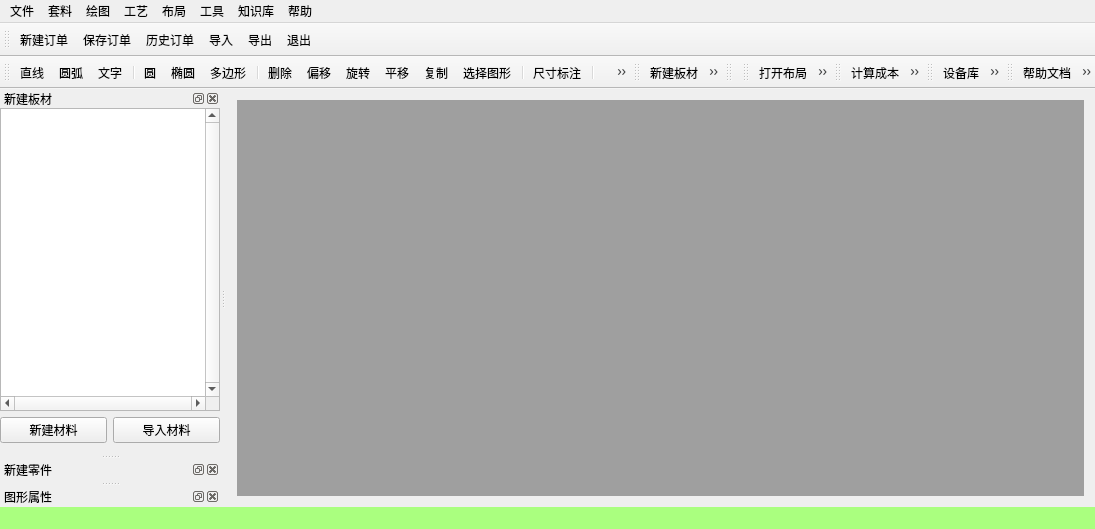
<?xml version="1.0" encoding="UTF-8"?>
<ui version="4.0">
 <class>CAMExpert</class>
 <widget class="QMainWindow" name="CAMExpert">
  <property name="geometry">
   <rect>
    <x>0</x>
    <y>0</y>
    <width>1095</width>
    <height>529</height>
   </rect>
  </property>
  <property name="sizePolicy">
   <sizepolicy hsizetype="Expanding" vsizetype="Expanding">
    <horstretch>0</horstretch>
    <verstretch>0</verstretch>
   </sizepolicy>
  </property>
  <property name="mouseTracking">
   <bool>true</bool>
  </property>
  <property name="windowTitle">
   <string>CAMExpert</string>
  </property>
  <property name="windowIcon">
   <iconset resource="resource.qrc">
    <normaloff>:/rec/Resource/company/wit.png</normaloff>:/rec/Resource/company/wit.png</iconset>
  </property>
  <property name="iconSize">
   <size>
    <width>24</width>
    <height>24</height>
   </size>
  </property>
  <property name="documentMode">
   <bool>false</bool>
  </property>
  <property name="dockOptions">
   <set>QMainWindow::AllowNestedDocks|QMainWindow::AllowTabbedDocks|QMainWindow::AnimatedDocks|QMainWindow::GroupedDragging|QMainWindow::VerticalTabs</set>
  </property>
  <widget class="QWidget" name="centralWidget">
   <layout class="QVBoxLayout" name="verticalLayout_3">
    <item>
     <widget class="QMdiArea" name="mdiArea"/>
    </item>
   </layout>
  </widget>
  <widget class="QMenuBar" name="menuBar">
   <property name="geometry">
    <rect>
     <x>0</x>
     <y>0</y>
     <width>1095</width>
     <height>23</height>
    </rect>
   </property>
   <widget class="QMenu" name="File">
    <property name="title">
     <string>文件</string>
    </property>
    <addaction name="new_order"/>
    <addaction name="save_order"/>
    <addaction name="history_order"/>
    <addaction name="separator"/>
    <addaction name="import_2"/>
    <addaction name="export_2"/>
    <addaction name="separator"/>
    <addaction name="quit"/>
   </widget>
   <widget class="QMenu" name="Manufacturing">
    <property name="title">
     <string>工艺</string>
    </property>
    <addaction name="auto_manuf"/>
    <addaction name="edit_manuf"/>
    <addaction name="separator"/>
   </widget>
   <widget class="QMenu" name="Layout">
    <property name="title">
     <string>布局</string>
    </property>
    <addaction name="open_layout"/>
    <addaction name="print_layout"/>
    <addaction name="open_all_layout"/>
   </widget>
   <widget class="QMenu" name="Help">
    <property name="title">
     <string>帮助</string>
    </property>
    <addaction name="help_files"/>
    <addaction name="about"/>
   </widget>
   <widget class="QMenu" name="Nest">
    <property name="title">
     <string>套料</string>
    </property>
    <addaction name="new_mat"/>
    <addaction name="new_prt"/>
    <addaction name="new_layout"/>
    <addaction name="separator"/>
    <addaction name="run"/>
    <addaction name="send"/>
    <addaction name="separator"/>
    <addaction name="print_preview"/>
    <addaction name="print"/>
   </widget>
   <widget class="QMenu" name="Tools">
    <property name="title">
     <string>工具</string>
    </property>
    <addaction name="cost"/>
    <addaction name="calculator"/>
   </widget>
   <widget class="QMenu" name="Knowledge">
    <property name="title">
     <string>知识库</string>
    </property>
    <addaction name="equipments"/>
    <addaction name="materials"/>
    <addaction name="manufs"/>
   </widget>
   <widget class="QMenu" name="Drawing">
    <property name="title">
     <string>绘图</string>
    </property>
    <widget class="QMenu" name="basic">
     <property name="title">
      <string>基本绘图</string>
     </property>
     <addaction name="Line"/>
     <addaction name="Arc"/>
     <addaction name="Text"/>
    </widget>
    <widget class="QMenu" name="advanced">
     <property name="title">
      <string>高级绘图</string>
     </property>
     <addaction name="Circle"/>
     <addaction name="Ellipse"/>
     <addaction name="Polygon"/>
    </widget>
    <widget class="QMenu" name="modify">
     <property name="title">
      <string>修改</string>
     </property>
     <addaction name="Delete"/>
     <addaction name="Offset"/>
     <addaction name="Rotation"/>
     <addaction name="Translation"/>
     <addaction name="Copy"/>
     <addaction name="Choose"/>
    </widget>
    <widget class="QMenu" name="anno">
     <property name="title">
      <string>标注</string>
     </property>
     <addaction name="Dimension"/>
    </widget>
    <widget class="QMenu" name="attribute">
     <property name="title">
      <string>属性</string>
     </property>
     <addaction name="Line_Width"/>
     <addaction name="Line_Type"/>
     <addaction name="Line_Color"/>
    </widget>
    <addaction name="basic"/>
    <addaction name="advanced"/>
    <addaction name="modify"/>
    <addaction name="anno"/>
    <addaction name="attribute"/>
   </widget>
   <addaction name="File"/>
   <addaction name="Nest"/>
   <addaction name="Drawing"/>
   <addaction name="Manufacturing"/>
   <addaction name="Layout"/>
   <addaction name="Tools"/>
   <addaction name="Knowledge"/>
   <addaction name="Help"/>
  </widget>
  <widget class="QStatusBar" name="statusBar">
   <property name="sizePolicy">
    <sizepolicy hsizetype="Expanding" vsizetype="Expanding">
     <horstretch>0</horstretch>
     <verstretch>0</verstretch>
    </sizepolicy>
   </property>
   <property name="baseSize">
    <size>
     <width>0</width>
     <height>1</height>
    </size>
   </property>
   <property name="cursor">
    <cursorShape>CrossCursor</cursorShape>
   </property>
   <property name="mouseTracking">
    <bool>true</bool>
   </property>
   <property name="focusPolicy">
    <enum>Qt::ClickFocus</enum>
   </property>
   <property name="acceptDrops">
    <bool>true</bool>
   </property>
   <property name="autoFillBackground">
    <bool>false</bool>
   </property>
   <property name="styleSheet">
    <string notr="true">border-color: rgb(255, 170, 127);
background-color: rgb(170, 255, 127);</string>
   </property>
  </widget>
  <widget class="QToolBar" name="File_Bar">
   <property name="sizePolicy">
    <sizepolicy hsizetype="Preferred" vsizetype="Fixed">
     <horstretch>0</horstretch>
     <verstretch>0</verstretch>
    </sizepolicy>
   </property>
   <property name="windowTitle">
    <string>toolBar</string>
   </property>
   <attribute name="toolBarArea">
    <enum>TopToolBarArea</enum>
   </attribute>
   <attribute name="toolBarBreak">
    <bool>false</bool>
   </attribute>
   <addaction name="new_order"/>
   <addaction name="save_order"/>
   <addaction name="history_order"/>
   <addaction name="import_2"/>
   <addaction name="export_2"/>
   <addaction name="quit"/>
  </widget>
  <widget class="QToolBar" name="Drawing_Bar">
   <property name="sizePolicy">
    <sizepolicy hsizetype="Expanding" vsizetype="Expanding">
     <horstretch>0</horstretch>
     <verstretch>0</verstretch>
    </sizepolicy>
   </property>
   <property name="windowTitle">
    <string>toolBar</string>
   </property>
   <property name="layoutDirection">
    <enum>Qt::LeftToRight</enum>
   </property>
   <property name="floatable">
    <bool>false</bool>
   </property>
   <attribute name="toolBarArea">
    <enum>TopToolBarArea</enum>
   </attribute>
   <attribute name="toolBarBreak">
    <bool>true</bool>
   </attribute>
   <addaction name="Line"/>
   <addaction name="Arc"/>
   <addaction name="Text"/>
   <addaction name="separator"/>
   <addaction name="Circle"/>
   <addaction name="Ellipse"/>
   <addaction name="Polygon"/>
   <addaction name="separator"/>
   <addaction name="Delete"/>
   <addaction name="Offset"/>
   <addaction name="Rotation"/>
   <addaction name="Translation"/>
   <addaction name="Copy"/>
   <addaction name="Choose"/>
   <addaction name="separator"/>
   <addaction name="Dimension"/>
   <addaction name="separator"/>
   <addaction name="Line_Width"/>
   <addaction name="Line_Type"/>
   <addaction name="Line_Color"/>
  </widget>
  <widget class="QToolBar" name="Nest_Bar">
   <property name="sizePolicy">
    <sizepolicy hsizetype="Expanding" vsizetype="Expanding">
     <horstretch>0</horstretch>
     <verstretch>0</verstretch>
    </sizepolicy>
   </property>
   <property name="windowTitle">
    <string>toolBar</string>
   </property>
   <property name="layoutDirection">
    <enum>Qt::LeftToRight</enum>
   </property>
   <property name="floatable">
    <bool>false</bool>
   </property>
   <attribute name="toolBarArea">
    <enum>TopToolBarArea</enum>
   </attribute>
   <attribute name="toolBarBreak">
    <bool>false</bool>
   </attribute>
   <addaction name="new_mat"/>
   <addaction name="new_layout"/>
   <addaction name="new_prt"/>
   <addaction name="run"/>
   <addaction name="print_preview"/>
   <addaction name="print"/>
   <addaction name="send"/>
  </widget>
  <widget class="QToolBar" name="Tech_Bar">
   <property name="windowTitle">
    <string>toolBar</string>
   </property>
   <property name="layoutDirection">
    <enum>Qt::LeftToRight</enum>
   </property>
   <property name="floatable">
    <bool>false</bool>
   </property>
   <attribute name="toolBarArea">
    <enum>TopToolBarArea</enum>
   </attribute>
   <attribute name="toolBarBreak">
    <bool>false</bool>
   </attribute>
  </widget>
  <widget class="QToolBar" name="Layout_Bar">
   <property name="windowTitle">
    <string>toolBar</string>
   </property>
   <property name="layoutDirection">
    <enum>Qt::LeftToRight</enum>
   </property>
   <attribute name="toolBarArea">
    <enum>TopToolBarArea</enum>
   </attribute>
   <attribute name="toolBarBreak">
    <bool>false</bool>
   </attribute>
   <addaction name="open_layout"/>
   <addaction name="print_layout"/>
   <addaction name="open_all_layout"/>
  </widget>
  <widget class="QToolBar" name="Tool_Bar">
   <property name="sizePolicy">
    <sizepolicy hsizetype="Expanding" vsizetype="Expanding">
     <horstretch>0</horstretch>
     <verstretch>0</verstretch>
    </sizepolicy>
   </property>
   <property name="windowTitle">
    <string>toolBar</string>
   </property>
   <property name="layoutDirection">
    <enum>Qt::LeftToRight</enum>
   </property>
   <property name="floatable">
    <bool>false</bool>
   </property>
   <attribute name="toolBarArea">
    <enum>TopToolBarArea</enum>
   </attribute>
   <attribute name="toolBarBreak">
    <bool>false</bool>
   </attribute>
   <addaction name="cost"/>
   <addaction name="calculator"/>
  </widget>
  <widget class="QToolBar" name="Kbe_Bar">
   <property name="sizePolicy">
    <sizepolicy hsizetype="Expanding" vsizetype="Expanding">
     <horstretch>0</horstretch>
     <verstretch>0</verstretch>
    </sizepolicy>
   </property>
   <property name="windowTitle">
    <string>toolBar</string>
   </property>
   <property name="layoutDirection">
    <enum>Qt::LeftToRight</enum>
   </property>
   <property name="floatable">
    <bool>false</bool>
   </property>
   <attribute name="toolBarArea">
    <enum>TopToolBarArea</enum>
   </attribute>
   <attribute name="toolBarBreak">
    <bool>false</bool>
   </attribute>
   <addaction name="equipments"/>
   <addaction name="materials"/>
   <addaction name="manufs"/>
  </widget>
  <widget class="QToolBar" name="Help_Bar">
   <property name="sizePolicy">
    <sizepolicy hsizetype="Expanding" vsizetype="Expanding">
     <horstretch>0</horstretch>
     <verstretch>0</verstretch>
    </sizepolicy>
   </property>
   <property name="windowTitle">
    <string>toolBar</string>
   </property>
   <property name="layoutDirection">
    <enum>Qt::LeftToRight</enum>
   </property>
   <property name="floatable">
    <bool>false</bool>
   </property>
   <attribute name="toolBarArea">
    <enum>TopToolBarArea</enum>
   </attribute>
   <attribute name="toolBarBreak">
    <bool>false</bool>
   </attribute>
   <addaction name="help_files"/>
   <addaction name="about"/>
  </widget>
  <widget class="QDockWidget" name="dockWidget_new_plate">
   <property name="enabled">
    <bool>true</bool>
   </property>
   <property name="sizePolicy">
    <sizepolicy hsizetype="Expanding" vsizetype="Expanding">
     <horstretch>0</horstretch>
     <verstretch>0</verstretch>
    </sizepolicy>
   </property>
   <property name="minimumSize">
    <size>
     <width>220</width>
     <height>342</height>
    </size>
   </property>
   <property name="maximumSize">
    <size>
     <width>450</width>
     <height>524287</height>
    </size>
   </property>
   <property name="focusPolicy">
    <enum>Qt::ClickFocus</enum>
   </property>
   <property name="contextMenuPolicy">
    <enum>Qt::ActionsContextMenu</enum>
   </property>
   <property name="acceptDrops">
    <bool>false</bool>
   </property>
   <property name="statusTip">
    <string/>
   </property>
   <property name="autoFillBackground">
    <bool>true</bool>
   </property>
   <property name="styleSheet">
    <string notr="true"/>
   </property>
   <property name="inputMethodHints">
    <set>Qt::ImhNone</set>
   </property>
   <property name="floating">
    <bool>false</bool>
   </property>
   <property name="features">
    <set>QDockWidget::AllDockWidgetFeatures</set>
   </property>
   <property name="windowTitle">
    <string extracomment="Plates">新建板材</string>
   </property>
   <attribute name="dockWidgetArea">
    <number>1</number>
   </attribute>
   <widget class="QWidget" name="dockWidgetContents_5">
    <property name="sizePolicy">
     <sizepolicy hsizetype="Expanding" vsizetype="Expanding">
      <horstretch>0</horstretch>
      <verstretch>0</verstretch>
     </sizepolicy>
    </property>
    <property name="minimumSize">
     <size>
      <width>220</width>
      <height>280</height>
     </size>
    </property>
    <layout class="QGridLayout" name="gridLayout_2">
     <property name="leftMargin">
      <number>0</number>
     </property>
     <property name="topMargin">
      <number>0</number>
     </property>
     <property name="rightMargin">
      <number>0</number>
     </property>
     <property name="horizontalSpacing">
      <number>0</number>
     </property>
     <item row="0" column="0">
      <layout class="QGridLayout" name="gridLayout">
       <property name="horizontalSpacing">
        <number>0</number>
       </property>
       <item row="0" column="0">
        <widget class="QTableView" name="Plate_tableView">
         <property name="enabled">
          <bool>true</bool>
         </property>
         <property name="sizePolicy">
          <sizepolicy hsizetype="Expanding" vsizetype="Expanding">
           <horstretch>0</horstretch>
           <verstretch>100</verstretch>
          </sizepolicy>
         </property>
         <property name="mouseTracking">
          <bool>true</bool>
         </property>
         <property name="focusPolicy">
          <enum>Qt::ClickFocus</enum>
         </property>
         <property name="contextMenuPolicy">
          <enum>Qt::ActionsContextMenu</enum>
         </property>
         <property name="acceptDrops">
          <bool>true</bool>
         </property>
         <property name="styleSheet">
          <string notr="true"/>
         </property>
         <property name="frameShape">
          <enum>QFrame::StyledPanel</enum>
         </property>
         <property name="frameShadow">
          <enum>QFrame::Plain</enum>
         </property>
         <property name="lineWidth">
          <number>1</number>
         </property>
         <property name="verticalScrollBarPolicy">
          <enum>Qt::ScrollBarAlwaysOn</enum>
         </property>
         <property name="horizontalScrollBarPolicy">
          <enum>Qt::ScrollBarAlwaysOn</enum>
         </property>
         <property name="sizeAdjustPolicy">
          <enum>QAbstractScrollArea::AdjustToContents</enum>
         </property>
         <property name="dragEnabled">
          <bool>true</bool>
         </property>
         <property name="dragDropMode">
          <enum>QAbstractItemView::DragDrop</enum>
         </property>
         <property name="defaultDropAction">
          <enum>Qt::MoveAction</enum>
         </property>
         <property name="selectionMode">
          <enum>QAbstractItemView::MultiSelection</enum>
         </property>
        </widget>
       </item>
      </layout>
     </item>
     <item row="1" column="0">
      <layout class="QHBoxLayout" name="horizontalLayout_2">
       <property name="spacing">
        <number>6</number>
       </property>
       <item>
        <spacer name="horizontalSpacer_2">
         <property name="orientation">
          <enum>Qt::Horizontal</enum>
         </property>
         <property name="sizeHint" stdset="0">
          <size>
           <width>0</width>
           <height>20</height>
          </size>
         </property>
        </spacer>
       </item>
       <item>
        <widget class="QPushButton" name="pushButton_NewMat">
         <property name="sizePolicy">
          <sizepolicy hsizetype="Expanding" vsizetype="Fixed">
           <horstretch>100</horstretch>
           <verstretch>1</verstretch>
          </sizepolicy>
         </property>
         <property name="minimumSize">
          <size>
           <width>0</width>
           <height>25</height>
          </size>
         </property>
         <property name="text">
          <string>新建材料</string>
         </property>
        </widget>
       </item>
       <item>
        <spacer name="horizontalSpacer">
         <property name="orientation">
          <enum>Qt::Horizontal</enum>
         </property>
         <property name="sizeHint" stdset="0">
          <size>
           <width>0</width>
           <height>20</height>
          </size>
         </property>
        </spacer>
       </item>
       <item>
        <widget class="QPushButton" name="pushButton_importMat">
         <property name="sizePolicy">
          <sizepolicy hsizetype="Expanding" vsizetype="Fixed">
           <horstretch>100</horstretch>
           <verstretch>0</verstretch>
          </sizepolicy>
         </property>
         <property name="minimumSize">
          <size>
           <width>0</width>
           <height>25</height>
          </size>
         </property>
         <property name="text">
          <string>导入材料</string>
         </property>
        </widget>
       </item>
       <item>
        <spacer name="horizontalSpacer_3">
         <property name="orientation">
          <enum>Qt::Horizontal</enum>
         </property>
         <property name="sizeHint" stdset="0">
          <size>
           <width>0</width>
           <height>20</height>
          </size>
         </property>
        </spacer>
       </item>
      </layout>
     </item>
     <item row="2" column="0">
      <layout class="QGridLayout" name="gridLayout_3">
       <property name="rightMargin">
        <number>0</number>
       </property>
       <property name="horizontalSpacing">
        <number>0</number>
       </property>
      </layout>
     </item>
    </layout>
   </widget>
  </widget>
  <widget class="QDockWidget" name="dockWidget_new_part">
   <property name="features">
    <set>QDockWidget::AllDockWidgetFeatures</set>
   </property>
   <property name="windowTitle">
    <string>新建零件</string>
   </property>
   <attribute name="dockWidgetArea">
    <number>1</number>
   </attribute>
   <widget class="QWidget" name="dockWidgetContents_3"/>
  </widget>
  <widget class="QDockWidget" name="dockWidget_property">
   <property name="windowTitle">
    <string>图形属性</string>
   </property>
   <attribute name="dockWidgetArea">
    <number>1</number>
   </attribute>
   <widget class="QWidget" name="dockWidgetContents"/>
  </widget>
  <action name="auto_manuf">
   <property name="text">
    <string>自动分配工序</string>
   </property>
  </action>
  <action name="new_order">
   <property name="icon">
    <iconset resource="resource.qrc">
     <normaloff>:/rec/Resource/File/new_order.png</normaloff>:/rec/Resource/File/new_order.png</iconset>
   </property>
   <property name="text">
    <string>新建订单</string>
   </property>
  </action>
  <action name="save_order">
   <property name="icon">
    <iconset resource="resource.qrc">
     <normaloff>:/rec/Resource/File/save_order.png</normaloff>:/rec/Resource/File/save_order.png</iconset>
   </property>
   <property name="text">
    <string>保存订单</string>
   </property>
  </action>
  <action name="history_order">
   <property name="icon">
    <iconset resource="resource.qrc">
     <normaloff>:/rec/Resource/File/open_order.png</normaloff>:/rec/Resource/File/open_order.png</iconset>
   </property>
   <property name="text">
    <string>历史订单</string>
   </property>
  </action>
  <action name="quit">
   <property name="icon">
    <iconset resource="resource.qrc">
     <normaloff>:/rec/Resource/File/quitb16.png</normaloff>:/rec/Resource/File/quitb16.png</iconset>
   </property>
   <property name="text">
    <string>退出</string>
   </property>
  </action>
  <action name="open_layout">
   <property name="icon">
    <iconset resource="resource.qrc">
     <normaloff>:/rec/Resource/Layout/open_layout.png</normaloff>:/rec/Resource/Layout/open_layout.png</iconset>
   </property>
   <property name="text">
    <string>打开布局</string>
   </property>
  </action>
  <action name="print_layout">
   <property name="icon">
    <iconset resource="resource.qrc">
     <normaloff>:/rec/Resource/Layout/print_layout.png</normaloff>:/rec/Resource/Layout/print_layout.png</iconset>
   </property>
   <property name="text">
    <string>打印布局</string>
   </property>
  </action>
  <action name="open_all_layout">
   <property name="icon">
    <iconset resource="resource.qrc">
     <normaloff>:/rec/Resource/Layout/open_all_layout.png</normaloff>:/rec/Resource/Layout/open_all_layout.png</iconset>
   </property>
   <property name="text">
    <string>打开所有布局</string>
   </property>
  </action>
  <action name="edit_manuf">
   <property name="text">
    <string>编辑工序</string>
   </property>
  </action>
  <action name="help_files">
   <property name="icon">
    <iconset resource="resource.qrc">
     <normaloff>:/rec/Resource/Help/help.png</normaloff>:/rec/Resource/Help/help.png</iconset>
   </property>
   <property name="text">
    <string>帮助文档</string>
   </property>
  </action>
  <action name="about">
   <property name="icon">
    <iconset resource="resource.qrc">
     <normaloff>:/rec/Resource/Help/about.png</normaloff>:/rec/Resource/Help/about.png</iconset>
   </property>
   <property name="text">
    <string>关于WITCAM</string>
   </property>
  </action>
  <action name="run">
   <property name="icon">
    <iconset resource="resource.qrc">
     <normaloff>:/rec/Resource/Nest/run_nest.png</normaloff>:/rec/Resource/Nest/run_nest.png</iconset>
   </property>
   <property name="text">
    <string>执行套料</string>
   </property>
  </action>
  <action name="print_preview">
   <property name="icon">
    <iconset resource="resource.qrc">
     <normaloff>:/rec/Resource/Nest/print_preview.png</normaloff>:/rec/Resource/Nest/print_preview.png</iconset>
   </property>
   <property name="text">
    <string>打印预览</string>
   </property>
  </action>
  <action name="send">
   <property name="icon">
    <iconset resource="resource.qrc">
     <normaloff>:/rec/Resource/Nest/send_factory.png</normaloff>:/rec/Resource/Nest/send_factory.png</iconset>
   </property>
   <property name="text">
    <string>发送给生产</string>
   </property>
  </action>
  <action name="new_mat">
   <property name="icon">
    <iconset resource="resource.qrc">
     <normaloff>:/rec/Resource/Nest/new_mat.png</normaloff>:/rec/Resource/Nest/new_mat.png</iconset>
   </property>
   <property name="text">
    <string>新建板材</string>
   </property>
  </action>
  <action name="new_layout">
   <property name="icon">
    <iconset resource="resource.qrc">
     <normaloff>:/rec/Resource/Nest/new_layout.png</normaloff>:/rec/Resource/Nest/new_layout.png</iconset>
   </property>
   <property name="text">
    <string>新建排版</string>
   </property>
  </action>
  <action name="new_prt">
   <property name="icon">
    <iconset resource="resource.qrc">
     <normaloff>:/rec/Resource/Nest/new_prt.png</normaloff>:/rec/Resource/Nest/new_prt.png</iconset>
   </property>
   <property name="text">
    <string>新建零件</string>
   </property>
  </action>
  <action name="print">
   <property name="icon">
    <iconset resource="resource.qrc">
     <normaloff>:/rec/Resource/Nest/print_layout.png</normaloff>:/rec/Resource/Nest/print_layout.png</iconset>
   </property>
   <property name="text">
    <string>打印</string>
   </property>
  </action>
  <action name="print_setting">
   <property name="text">
    <string>打印设置</string>
   </property>
  </action>
  <action name="equipments">
   <property name="icon">
    <iconset resource="resource.qrc">
     <normaloff>:/rec/Resource/KBE/equip_lib.png</normaloff>:/rec/Resource/KBE/equip_lib.png</iconset>
   </property>
   <property name="text">
    <string>设备库</string>
   </property>
  </action>
  <action name="materials">
   <property name="icon">
    <iconset resource="resource.qrc">
     <normaloff>:/rec/Resource/KBE/mat_lib.png</normaloff>:/rec/Resource/KBE/mat_lib.png</iconset>
   </property>
   <property name="text">
    <string>材料库</string>
   </property>
  </action>
  <action name="manufs">
   <property name="icon">
    <iconset resource="resource.qrc">
     <normaloff>:/rec/Resource/KBE/tech_lib.png</normaloff>:/rec/Resource/KBE/tech_lib.png</iconset>
   </property>
   <property name="text">
    <string>工艺库</string>
   </property>
  </action>
  <action name="cost">
   <property name="icon">
    <iconset resource="resource.qrc">
     <normaloff>:/rec/Resource/Tools/cost.png</normaloff>:/rec/Resource/Tools/cost.png</iconset>
   </property>
   <property name="text">
    <string>计算成本</string>
   </property>
  </action>
  <action name="import_2">
   <property name="icon">
    <iconset resource="resource.qrc">
     <normaloff>:/rec/Resource/File/import.png</normaloff>:/rec/Resource/File/import.png</iconset>
   </property>
   <property name="text">
    <string>导入</string>
   </property>
  </action>
  <action name="export_2">
   <property name="icon">
    <iconset resource="resource.qrc">
     <normaloff>:/rec/Resource/File/export.png</normaloff>:/rec/Resource/File/export.png</iconset>
   </property>
   <property name="text">
    <string>导出</string>
   </property>
  </action>
  <action name="calculator">
   <property name="icon">
    <iconset resource="resource.qrc">
     <normaloff>:/rec/Resource/Tools/calculator.png</normaloff>:/rec/Resource/Tools/calculator.png</iconset>
   </property>
   <property name="text">
    <string>计算器</string>
   </property>
  </action>
  <action name="Line">
   <property name="icon">
    <iconset resource="resource.qrc">
     <normaloff>:/rec/Resource/Drawing/Line16.png</normaloff>:/rec/Resource/Drawing/Line16.png</iconset>
   </property>
   <property name="text">
    <string>直线</string>
   </property>
  </action>
  <action name="Arc">
   <property name="icon">
    <iconset resource="resource.qrc">
     <normaloff>:/rec/Resource/Drawing/Arc16.png</normaloff>:/rec/Resource/Drawing/Arc16.png</iconset>
   </property>
   <property name="text">
    <string>圆弧</string>
   </property>
  </action>
  <action name="Text">
   <property name="icon">
    <iconset resource="resource.qrc">
     <normaloff>:/rec/Resource/Drawing/Text16.png</normaloff>:/rec/Resource/Drawing/Text16.png</iconset>
   </property>
   <property name="text">
    <string>文字</string>
   </property>
  </action>
  <action name="Circle">
   <property name="icon">
    <iconset resource="resource.qrc">
     <normaloff>:/rec/Resource/Drawing/Circle16.png</normaloff>:/rec/Resource/Drawing/Circle16.png</iconset>
   </property>
   <property name="text">
    <string>圆</string>
   </property>
  </action>
  <action name="Ellipse">
   <property name="icon">
    <iconset resource="resource.qrc">
     <normaloff>:/rec/Resource/Drawing/Ellipse16.png</normaloff>:/rec/Resource/Drawing/Ellipse16.png</iconset>
   </property>
   <property name="text">
    <string>椭圆</string>
   </property>
  </action>
  <action name="Polygon">
   <property name="icon">
    <iconset resource="resource.qrc">
     <normaloff>:/rec/Resource/Drawing/polygon16.png</normaloff>:/rec/Resource/Drawing/polygon16.png</iconset>
   </property>
   <property name="text">
    <string>多边形</string>
   </property>
  </action>
  <action name="Delete">
   <property name="icon">
    <iconset resource="resource.qrc">
     <normaloff>:/rec/Resource/Drawing/delete16.png</normaloff>:/rec/Resource/Drawing/delete16.png</iconset>
   </property>
   <property name="text">
    <string>删除</string>
   </property>
  </action>
  <action name="Offset">
   <property name="icon">
    <iconset resource="resource.qrc">
     <normaloff>:/rec/Resource/Drawing/offset.png</normaloff>:/rec/Resource/Drawing/offset.png</iconset>
   </property>
   <property name="text">
    <string>偏移</string>
   </property>
  </action>
  <action name="Rotation">
   <property name="icon">
    <iconset resource="resource.qrc">
     <normaloff>:/rec/Resource/Drawing/rotation16.png</normaloff>:/rec/Resource/Drawing/rotation16.png</iconset>
   </property>
   <property name="text">
    <string>旋转</string>
   </property>
  </action>
  <action name="Translation">
   <property name="icon">
    <iconset resource="resource.qrc">
     <normaloff>:/rec/Resource/Drawing/translations16.png</normaloff>:/rec/Resource/Drawing/translations16.png</iconset>
   </property>
   <property name="text">
    <string>平移</string>
   </property>
  </action>
  <action name="Copy">
   <property name="icon">
    <iconset resource="resource.qrc">
     <normaloff>:/rec/Resource/Drawing/copy16.png</normaloff>:/rec/Resource/Drawing/copy16.png</iconset>
   </property>
   <property name="text">
    <string>复制</string>
   </property>
  </action>
  <action name="Choose">
   <property name="icon">
    <iconset resource="resource.qrc">
     <normaloff>:/rec/Resource/Drawing/choose16.png</normaloff>:/rec/Resource/Drawing/choose16.png</iconset>
   </property>
   <property name="text">
    <string>选择图形</string>
   </property>
  </action>
  <action name="Dimension">
   <property name="icon">
    <iconset resource="resource.qrc">
     <normaloff>:/rec/Resource/Drawing/Dimension16.png</normaloff>:/rec/Resource/Drawing/Dimension16.png</iconset>
   </property>
   <property name="text">
    <string>尺寸标注</string>
   </property>
  </action>
  <action name="Line_Width">
   <property name="icon">
    <iconset resource="resource.qrc">
     <normaloff>:/rec/Resource/Drawing/Line_Width.png</normaloff>:/rec/Resource/Drawing/Line_Width.png</iconset>
   </property>
   <property name="text">
    <string>线宽</string>
   </property>
  </action>
  <action name="Line_Type">
   <property name="icon">
    <iconset resource="resource.qrc">
     <normaloff>:/rec/Resource/Drawing/Line_Type.png</normaloff>:/rec/Resource/Drawing/Line_Type.png</iconset>
   </property>
   <property name="text">
    <string>线型</string>
   </property>
  </action>
  <action name="Line_Color">
   <property name="icon">
    <iconset resource="resource.qrc">
     <normaloff>:/rec/Resource/Drawing/Line_Color.png</normaloff>:/rec/Resource/Drawing/Line_Color.png</iconset>
   </property>
   <property name="text">
    <string>颜色</string>
   </property>
  </action>
 </widget>
 <layoutdefault spacing="6" margin="11"/>
 <resources>
  <include location="resource.qrc"/>
 </resources>
 <connections/>
</ui>
